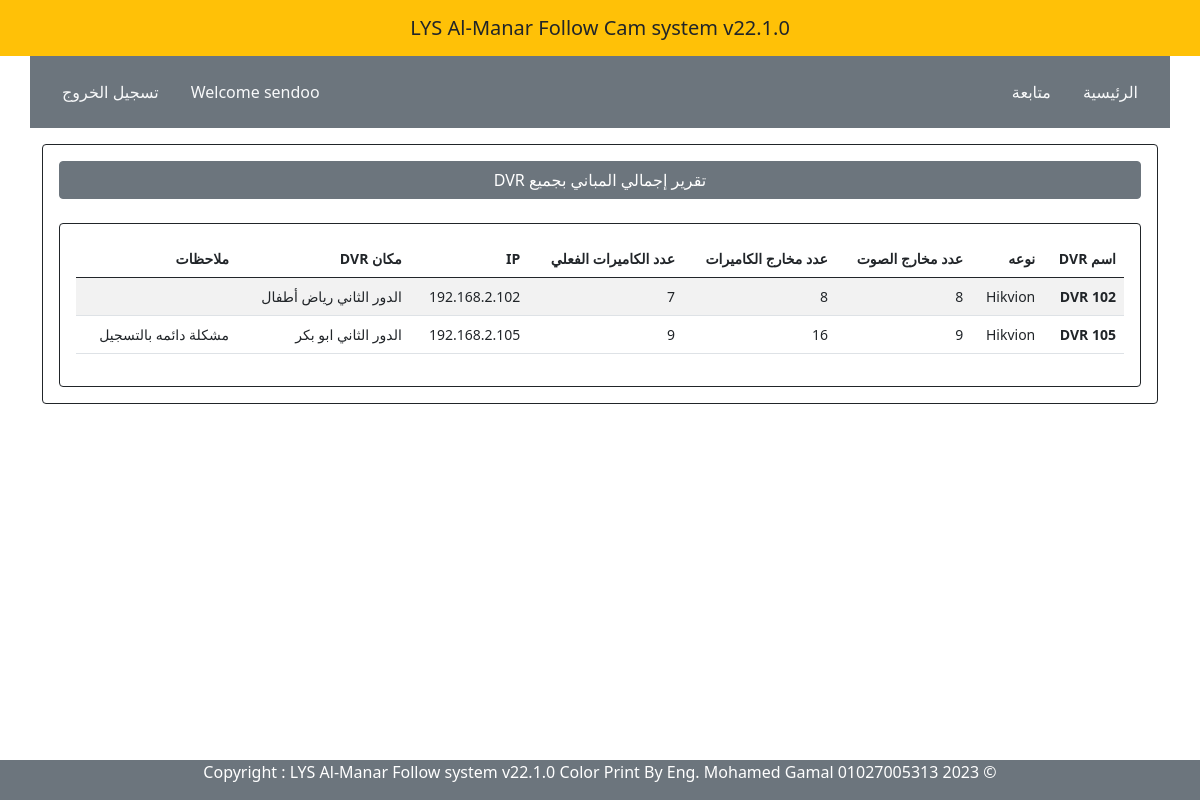
The page /follow/dvr_info/ (signed in) on the database its author committed.
### follow/models.py (models this page shows, shortened)
class DVR_info(models.Model):
    dvr             = models.OneToOneField(Add_DVR, on_delete=models.CASCADE )
    dvr_typ         = models.CharField("نوعه", max_length=30, null=True, blank=True)
    drv_mic         = models.CharField("عدد المايك", max_length=30, null=True, blank=True)
    dvr_ports       = models.CharField("عدد المخارج", max_length=30, null=True, blank=True)
    dvr_cam_connect = models.CharField("عدد الكاميرات", max_length=30, null=True, blank=True)
    dvr_cam_place   = models.CharField("مكانه دور ومبني", max_length=30, null=True, blank=True)
    dvr_ip          = models.CharField("IP", max_length=30, null=True, blank=True)
    dvr_notes       = models.TextField("ملاحظات", max_length=30, null=True, blank=True)

class Add_DVR(models.Model):
    name            = models.CharField(max_length=30, null=True, blank=True)
    floor           = models.CharField(max_length=30, null=True, blank=True)
    ips             = models.CharField(max_length=30, null=True, blank=True)
    ports           = models.CharField(max_length=30, null=True, blank=True)
    build           = models.ForeignKey('Building',on_delete=models.CASCADE)
    def __str__(self):
        if not self.name:
            return ""
        return str(self.name)

### follow/views.py (the view)
# urls.py: path('dvr_info/', views.dvr_info , name='dvr_info'),
@login_required(login_url='user-login')
@cache_control(no_cache=True, must_revalidate=True, no_store=True)
def dvr_info(request):
    context = {
        'dvr_info' :DVR_info.objects.all().order_by('dvr_ip'),
        }
    return render(request, 'follow/dvr_info.html' , context)

### templates/follow/dvr_info.html (shortened to what this page needs)
{% extends 'parties/base.html' %}
{% load crispy_forms_tags %}
{% block content %}
<div class="container mt-3" style='width: 95%; font-size: 14px'>
  <div class="card border-dark p-3">
    <span class="btn btn-secondary mb-4" style="cursor: default">
      تقرير إجمالي المباني بجميع DVR
    </span>
    <div class="card border-dark p-3">
  <table class="table table-striped table-hover">
    <thead>
      <tr>
        <th scope="col">اسم DVR</th>
        <th scope="col">نوعه </th>
        <th scope="col">عدد مخارج الصوت</th>
        <th scope="col">عدد مخارج الكاميرات</th>
        <th scope="col">عدد الكاميرات الفعلي</th>
        <th scope="col"> IP </th>
        <th scope="col"> مكان DVR</th>
        <th scope="col">ملاحظات</th>
      </tr>
    </thead>
    <tbody class="table-group-divider">
        {% for add in dvr_info %}
      <tr>
        <th scope="row">{{ add.dvr }}</th>
        <td>{{ add.dvr_typ }}</td>
        <td>{{ add.drv_mic }}</td>
        <td>{{ add.dvr_ports }}</td>
        <td>{{ add.dvr_cam_connect }}</td>
        <td>{{ add.dvr_ip }}</td>
        <td>{{ add.dvr_cam_place }}</td>
        <td>{{ add.dvr_notes }}</td>
        {% endfor %}
      </tr>
    </tbody>
  </table>
</div>
      </div>
</div>
<br >
<br >
<br >
<br >
{% endblock content %}

### templates/parties/topnav.html
<div class="wrapper">
    <header>
      <nav  class="navbar navbar-expand-lg navbar-dark navbar-sm {% block navbar %} bg-warning {% endblock %}">
        <a class="navbar-brand flex-grow-1 text-center small-title text-dark" style="color: #fff; left: 50%; transform: translateX(-50%); position: relative;">
           LYS Al-Manar Follow Cam system v22.1.0
        </a>
      </nav>
    </header>
    {% if user.is_authenticated %}
    <div class="container d-flex  bg-secondary mb-3 p-3">
      <div class="d-flex "><a class="nav-link active  link-light" aria-current="page" href="{% url 'home' %}">الرئيسية</a></div>
      <div class="d-flex ms-auto"><a class="nav-link  link-light" href="{% url 'follow_dvr' %}">متابعة </a></div>
      <div class="d-flex "><a class="nav-link  link-light"> Welcome {{ user.username }}</a></div>
      <div class="d-flex "><a class="nav-link  link-light" href="{% url 'user-logout' %}"> تسجيل الخروج</a></div>
    {% else %}
      <div class="d-flex "><a class="nav-link  link-light" href="{% url 'user-login' %}"> تسجيل الدخول</a></div>
    {% endif %}
    </div>

### rows shown on the page
DVR_info: dvr "DVR 102", dvr_typ "Hikvion", drv_mic "8", dvr_ports "8", dvr_cam_connect "7", dvr_ip "192.168.2.102", dvr_cam_place "الدور الثاني رياض أطفال"
DVR_info: dvr "DVR 105", dvr_typ "Hikvion", drv_mic "9", dvr_ports "16", dvr_cam_connect "9", dvr_ip "192.168.2.105", dvr_cam_place "الدور الثاني ابو بكر", dvr_notes "مشكلة دائمه بالتسجيل"

### other values the page prints
{{ user.username }} "sendoo"
